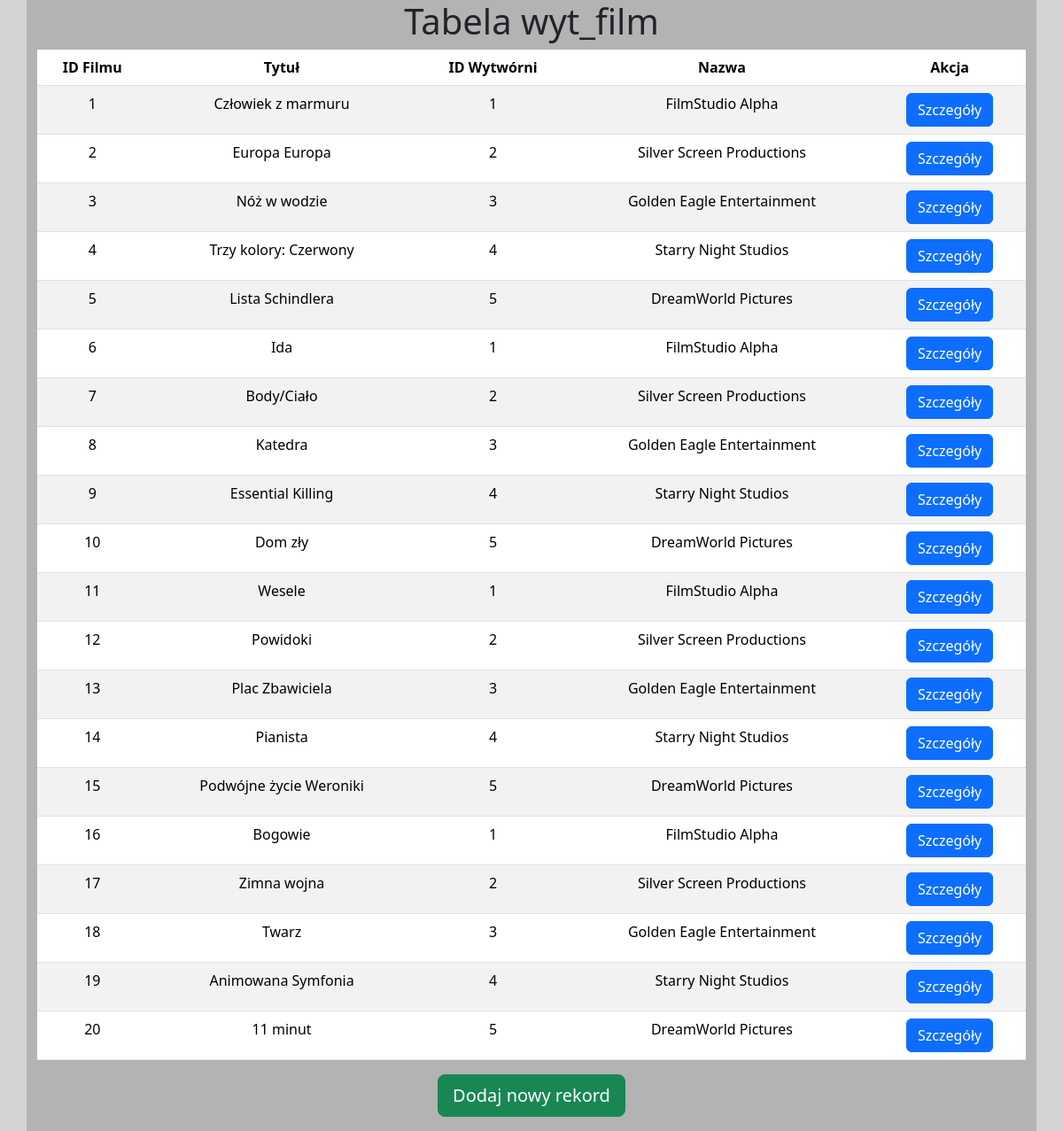
/wyt_film/index.php (signed in), run on the app's committed database.
### tables this page shows
CREATE TABLE `wyt_film` (
                            `id_wytworni` int(11) DEFAULT NULL,
                            `id_filmu` int(11) DEFAULT NULL
);

CREATE TABLE `film` (
                        `id_filmu` int(11) NOT NULL,
                        `tytul` varchar(50) DEFAULT NULL,
                        `data_produkcji` date DEFAULT NULL,
                        `budzet` float DEFAULT NULL,
                        `id_rezysera` int(11) DEFAULT NULL
);

CREATE TABLE `wytwornia` (
                             `id_wytworni` int(11) NOT NULL,
                             `Nazwa` varchar(255) DEFAULT NULL,
                             `Adres` varchar(255) DEFAULT NULL,
                             `Data_zalozenia` date DEFAULT NULL
);

### wyt_film/index.php (the view, shortened to what this page needs)
<!doctype html>
<html lang="pl">
<head>
    <link href="https://cdn.jsdelivr.net/npm/bootstrap@5.3.3/dist/css/bootstrap.min.css" rel="stylesheet">
    <link rel="stylesheet" type="text/css" href="/styles/core.css" />
</head>
<body>
    <div class="container container-lg">
        <h1>Tabela wyt_film</h1>
        <table class="table table-striped">
            <thead>
                <tr>
                    <th>ID Filmu</th>
                    <th>Tytuł</th>
                    <th>ID Wytwórni</th>
                    <th>Nazwa</th>
                    <th>Akcja</th>
                </tr>
            </thead>
            <tbody>
            <?php
                $db = mysqli_connect("localhost", "root", "", "filmy");
                $result = mysqli_query($db, "SELECT * FROM wyt_film left join wytwornia w on wyt_film.id_wytworni = w.id_wytworni left join film f on f.id_filmu = wyt_film.id_filmu");
                while ($row = mysqli_fetch_assoc($result)): ?>
                    <tr>
                        <td><?php echo $row["id_filmu"] ?></td>
                        <td><?php echo $row["tytul"] ?></td>
                        <td><?php echo $row["id_wytworni"] ?></td>
                        <td><?php echo $row["Nazwa"] ?></td>
                        <td><a href="edit.php?id1=<?php echo $row["id_filmu"]; ?>&id2=<?php echo $row["id_wytworni"] ?>"><button class="btn btn-primary">Szczegóły</button> </a></td>
                    </tr>
                <?php endwhile;
                ?>
            </tbody>
        </table>
        <a href="new.php"><button class="btn btn-lg btn-success mb-3">Dodaj nowy rekord</button></a>
    </div>
</body>
</html>

### styles/core.css (style rules this page uses)
body { background-color: #d3d3d3 !important; }
.container { margin: auto; text-align: center; background-color: #b3b3b3; display: flex; flex-direction: column; justify-content: center; align-items: center; }

### data on the page
wyt_film: id_filmu.id_filmu "1", id_filmu.tytul "Człowiek z marmuru", id_wytworni.id_wytworni "1", id_wytworni.Nazwa "FilmStudio Alpha"
wyt_film: id_filmu.id_filmu "2", id_filmu.tytul "Europa Europa", id_wytworni.id_wytworni "2", id_wytworni.Nazwa "Silver Screen Productions"
wyt_film: id_filmu.id_filmu "3", id_filmu.tytul "Nóż w wodzie", id_wytworni.id_wytworni "3", id_wytworni.Nazwa "Golden Eagle Entertainment"
wyt_film: id_filmu.id_filmu "4", id_filmu.tytul "Trzy kolory: Czerwony", id_wytworni.id_wytworni "4", id_wytworni.Nazwa "Starry Night Studios"
wyt_film: id_filmu.id_filmu "5", id_filmu.tytul "Lista Schindlera", id_wytworni.id_wytworni "5", id_wytworni.Nazwa "DreamWorld Pictures"
wyt_film: id_filmu.id_filmu "6", id_filmu.tytul "Ida", id_wytworni.id_wytworni "1", id_wytworni.Nazwa "FilmStudio Alpha"
wyt_film: id_filmu.id_filmu "7", id_filmu.tytul "Body/Ciało", id_wytworni.id_wytworni "2", id_wytworni.Nazwa "Silver Screen Productions"
wyt_film: id_filmu.id_filmu "8", id_filmu.tytul "Katedra", id_wytworni.id_wytworni "3", id_wytworni.Nazwa "Golden Eagle Entertainment"
wyt_film: id_filmu.id_filmu "9", id_filmu.tytul "Essential Killing", id_wytworni.id_wytworni "4", id_wytworni.Nazwa "Starry Night Studios"
wyt_film: id_filmu.id_filmu "10", id_filmu.tytul "Dom zły", id_wytworni.id_wytworni "5", id_wytworni.Nazwa "DreamWorld Pictures"
wyt_film: id_filmu.id_filmu "11", id_filmu.tytul "Wesele", id_wytworni.id_wytworni "1", id_wytworni.Nazwa "FilmStudio Alpha"
wyt_film: id_filmu.id_filmu "12", id_filmu.tytul "Powidoki", id_wytworni.id_wytworni "2", id_wytworni.Nazwa "Silver Screen Productions"
wyt_film: id_filmu.id_filmu "13", id_filmu.tytul "Plac Zbawiciela", id_wytworni.id_wytworni "3", id_wytworni.Nazwa "Golden Eagle Entertainment"
wyt_film: id_filmu.id_filmu "14", id_filmu.tytul "Pianista", id_wytworni.id_wytworni "4", id_wytworni.Nazwa "Starry Night Studios"
wyt_film: id_filmu.id_filmu "15", id_filmu.tytul "Podwójne życie Weroniki", id_wytworni.id_wytworni "5", id_wytworni.Nazwa "DreamWorld Pictures"
wyt_film: id_filmu.id_filmu "16", id_filmu.tytul "Bogowie", id_wytworni.id_wytworni "1", id_wytworni.Nazwa "FilmStudio Alpha"
wyt_film: id_filmu.id_filmu "17", id_filmu.tytul "Zimna wojna", id_wytworni.id_wytworni "2", id_wytworni.Nazwa "Silver Screen Productions"
wyt_film: id_filmu.id_filmu "18", id_filmu.tytul "Twarz", id_wytworni.id_wytworni "3", id_wytworni.Nazwa "Golden Eagle Entertainment"
wyt_film: id_filmu.id_filmu "19", id_filmu.tytul "Animowana Symfonia", id_wytworni.id_wytworni "4", id_wytworni.Nazwa "Starry Night Studios"
wyt_film: id_filmu.id_filmu "20", id_filmu.tytul "11 minut", id_wytworni.id_wytworni "5", id_wytworni.Nazwa "DreamWorld Pictures"
